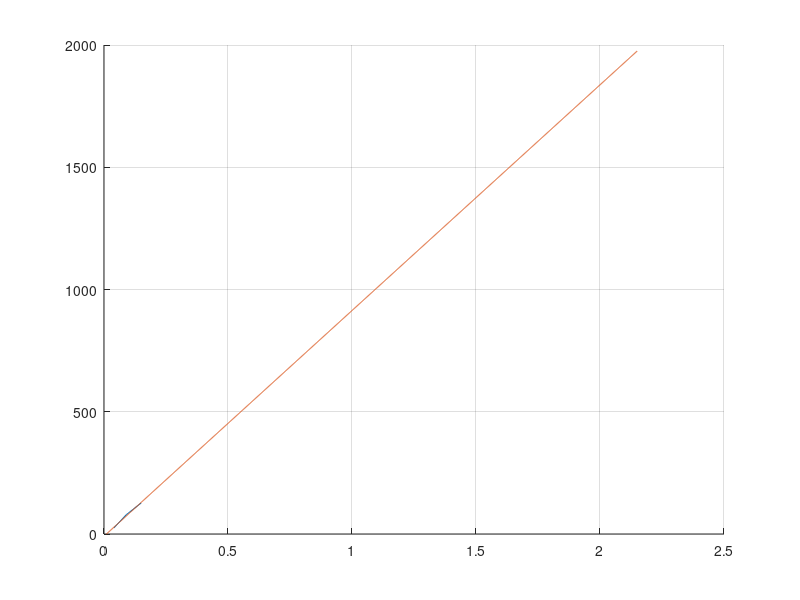

Write the MATLAB code that produced this figure.
clear all
close all
clc

% fenyero szenzor
y=[25, 79, 127];
x=[0.04 0.09 0.15];
[p,~,mu] = polyfit(x,y,1);
x1=0.01:0.001:2.15;
x1 = (round(x1.*1000))/1000;
y1 = polyval(p,x1,[],mu);


% sharp szenzor
% y=[10 15 20 25 30 40 50 60 70 80];
% x=[2.28 1.62 1.27 1.05 0.92 0.75 0.62 0.53 0.46 0.4];
% [p,~,mu] = polyfit(x,y,5);
% x1=2.28:-0.01:0.4;
% x1 = (round(x1.*100))/100;
% y1 = polyval(p,x1,[],mu);
% [p2,~,mu2] = polyfit(y,x,5);
% y12=10:1:80;
% x12 = polyval(p2,y12,[],mu2);

% % homerseklet szenzor
% x = [498 538 581 603 626 672 722 773 826 882 940 1000];
% y = [0 10 20 25 30 40 50 60 70 80 90 100];
% [p,~,mu] = polyfit(x,y,10);
% x1 = 498:0.1:1000;
% y1 = polyval(p,x1,[],mu);

%find(x1 == 0.15);
round(y1(find(x1 == 0.119)))

% akadaly tavolsaghoz tartozo feszultseg
%round(100*x12(find(y12 == 23)))
%y1(find(x1 == 1.12))

hold on
grid on
plot(x,y)
plot(x1,y1)




